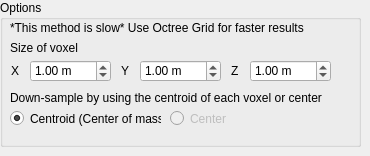
         <widget class="QWidget" name="VoxelSizeFilter">
          <widget class="QGroupBox" name="groupBox_7">
           <property name="geometry">
            <rect>
             <x>0</x>
             <y>0</y>
             <width>361</width>
             <height>147</height>
            </rect>
           </property>
           <property name="title">
            <string>Options</string>
           </property>
           <widget class="QLabel" name="voxelSizeExTitle">
            <property name="geometry">
             <rect>
              <x>10</x>
              <y>20</y>
              <width>311</width>
              <height>16</height>
             </rect>
            </property>
            <property name="text">
             <string>*This method is slow* Use Octree Grid for faster results </string>
            </property>
           </widget>
           <widget class="QDoubleSpinBox" name="voxelSizeX">
            <property name="geometry">
             <rect>
              <x>30</x>
              <y>60</y>
              <width>81</width>
              <height>22</height>
             </rect>
            </property>
            <property name="suffix">
             <string> m</string>
            </property>
            <property name="decimals">
             <number>2</number>
            </property>
            <property name="minimum">
             <double>0.000000000000000</double>
            </property>
            <property name="maximum">
             <double>10000000.000000000000000</double>
            </property>
            <property name="singleStep">
             <double>0.100000000000000</double>
            </property>
            <property name="value">
             <double>1.000000000000000</double>
            </property>
           </widget>
           <widget class="QLabel" name="voxelSizeTitle">
            <property name="geometry">
             <rect>
              <x>10</x>
              <y>40</y>
              <width>91</width>
              <height>16</height>
             </rect>
            </property>
            <property name="text">
             <string>Size of voxel</string>
            </property>
           </widget>
           <widget class="QLabel" name="voxelSizeXTitle">
            <property name="geometry">
             <rect>
              <x>11</x>
              <y>61</y>
              <width>16</width>
              <height>20</height>
             </rect>
            </property>
            <property name="text">
             <string>X</string>
            </property>
           </widget>
           <widget class="QLabel" name="voxelSizeYTitle">
            <property name="geometry">
             <rect>
              <x>121</x>
              <y>61</y>
              <width>16</width>
              <height>20</height>
             </rect>
            </property>
            <property name="text">
             <string>Y</string>
            </property>
           </widget>
           <widget class="QDoubleSpinBox" name="voxelSizeY">
            <property name="geometry">
             <rect>
              <x>140</x>
              <y>60</y>
              <width>81</width>
              <height>22</height>
             </rect>
            </property>
            <property name="suffix">
             <string> m</string>
            </property>
            <property name="decimals">
             <number>2</number>
            </property>
            <property name="minimum">
             <double>0.000000000000000</double>
            </property>
            <property name="maximum">
             <double>10000000.000000000000000</double>
            </property>
            <property name="singleStep">
             <double>0.100000000000000</double>
            </property>
            <property name="value">
             <double>1.000000000000000</double>
            </property>
           </widget>
           <widget class="QLabel" name="voxelSizeZTitle">
            <property name="geometry">
             <rect>
              <x>231</x>
              <y>61</y>
              <width>16</width>
              <height>20</height>
             </rect>
            </property>
            <property name="text">
             <string>Z</string>
            </property>
           </widget>
           <widget class="QDoubleSpinBox" name="voxelSizeZ">
            <property name="geometry">
             <rect>
              <x>250</x>
              <y>60</y>
              <width>81</width>
              <height>22</height>
             </rect>
            </property>
            <property name="suffix">
             <string> m</string>
            </property>
            <property name="decimals">
             <number>2</number>
            </property>
            <property name="minimum">
             <double>0.000000000000000</double>
            </property>
            <property name="maximum">
             <double>10000000.000000000000000</double>
            </property>
            <property name="singleStep">
             <double>0.100000000000000</double>
            </property>
            <property name="value">
             <double>1.000000000000000</double>
            </property>
           </widget>
           <widget class="QLabel" name="voxelCentroidTitle">
            <property name="geometry">
             <rect>
              <x>10</x>
              <y>90</y>
              <width>341</width>
              <height>16</height>
             </rect>
            </property>
            <property name="text">
             <string>Down-sample by using the centroid of each voxel or center</string>
            </property>
           </widget>
           <widget class="QRadioButton" name="voxelCenter">
            <property name="enabled">
             <bool>false</bool>
            </property>
            <property name="geometry">
             <rect>
              <x>170</x>
              <y>110</y>
              <width>141</width>
              <height>17</height>
             </rect>
            </property>
            <property name="text">
             <string>Center</string>
            </property>
            <property name="checked">
             <bool>false</bool>
            </property>
            <attribute name="buttonGroup">
             <string notr="true">buttonGroup_4</string>
            </attribute>
           </widget>
           <widget class="QRadioButton" name="voxelCentroid">
            <property name="geometry">
             <rect>
              <x>10</x>
              <y>110</y>
              <width>151</width>
              <height>17</height>
             </rect>
            </property>
            <property name="text">
             <string>Centroid (Center of mass)</string>
            </property>
            <property name="checked">
             <bool>true</bool>
            </property>
            <attribute name="buttonGroup">
             <string notr="true">buttonGroup_4</string>
            </attribute>
           </widget>
          </widget>
         </widget>
